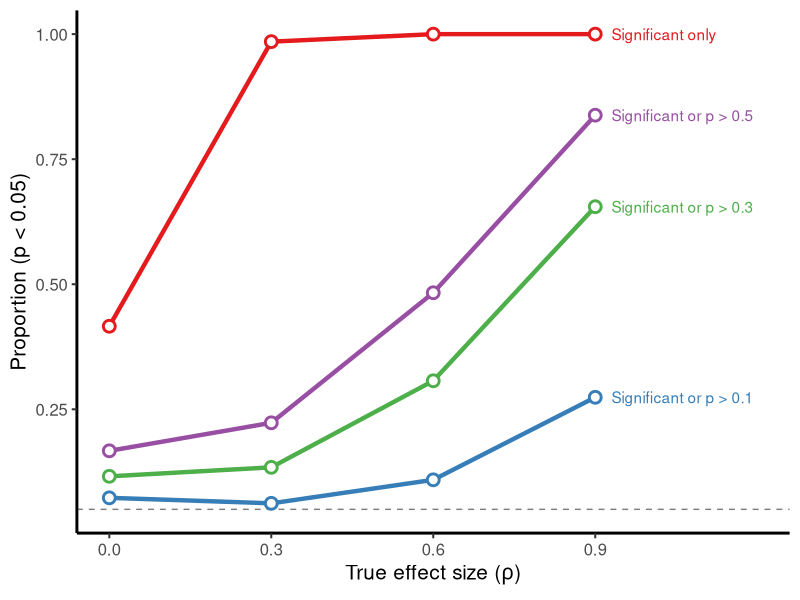

Write the R code that produced this figure.
## ---- chunk 1
# install.packages('MASS') # for mvrnorm
library(ggplot2)
library(dplyr)
## ---- chunk 2
SimulOptStopCorr = function (rho) {
  
  # Number of simulations
  Ni = 1000
  # Maximum sample size
  mN = 150
  # Starting sample size
  sN = 3
  
  # Non-significance levels
  LowP = 0.1
  MedP = 0.3
  HigP = 0.5
  
  # results data.frame
  row_count = Ni*4
  Pvals = data.frame(
    rho      = rep(rho, row_count),
    category = rep(NA, row_count), 
    n        = rep(NA, row_count), 
    r        = rep(NA, row_count), 
    p        = rep(NA, row_count)
  )
  
  # Simulate Ni times
  for (i in 1:Ni) {
    # Criteria fulfilled?
    CriterionReached = c(0,0,0,0)
    
    # Full data set
    X = MASS::mvrnorm(mN, c(0,0), matrix(c(1,rho,rho,1), 2))
    
    # Starting with small sample
    n = sN; 
    
    while (mean(CriterionReached) < 1) {
      # Analyse current sample
      currentAnalysis = cor.test(X[1:n,1], X[1:n,2])
      r = currentAnalysis$estimate
      p = currentAnalysis$p.value
      
      # Significant p only
      if ((p < 0.05 || n == mN) && CriterionReached[1]==0) {
        CriterionReached[1] = 1
        Pvals[(i-1)*4+1,] = list(rho, 'Significant only', n, r, p) 
      }
      # Significant p or low p 
      if ((p < 0.05 || p > LowP || n == mN) && CriterionReached[2]==0) {
        CriterionReached[2] = 1
        Pvals[(i-1)*4+2,] = list(rho, 'Significant or p > 0.1', n, r, p) 
      }
      # Significant p or medium p 
      if ((p < 0.05 || p > MedP || n == mN) && CriterionReached[3]==0) {
        CriterionReached[3] = 1
        Pvals[(i-1)*4+3,] = list(rho, 'Significant or p > 0.3', n, r, p) 
      }
      # Significant p or high p 
      if ((p < 0.05 || p > HigP || n == mN) && CriterionReached[4]==0) {
        CriterionReached[4] = 1
        Pvals[(i-1)*4+4,] = list(rho, 'Significant or p > 0.5', n, r, p) 
      }
      
      # Increase sample size
      n = n + 1
      if (n > mN)
        # Don't allow it to surpass maximum
        n = mN
    }
  }
  
  return(Pvals)
}
## ---- chunk 3
# multiple rho values
rhos = seq(0,.9, .3)
# run the simulation on each rho
Pvals = lapply(rhos, SimulOptStopCorr)
# combine sim results into one big data frame
Pvals = bind_rows(Pvals)
## ---- chunk 4
# determine the proportion significant for each condition
proportionData = Pvals %>%
  group_by(category, rho) %>%
  summarise(proportionSignificant = mean(p < 0.05))

# simple graph theme with no gridlines
mytheme = 
  theme_classic(15) +
  theme(
    axis.line.x = element_line(colour='black', size=1, linetype='solid'),
    axis.line.y = element_line(colour='black', size=1, linetype='solid'))

# false positive plot
ggplot(proportionData) +
  aes(x=rho, y=proportionSignificant, color=category, group=category) +
  geom_hline(yintercept=0.05, linetype='dashed', alpha=0.5) +
  geom_line(size=1.5) +
  geom_point(shape=21, fill='white', size=3, stroke=1.5) +
  # make it fancy
  geom_text( hjust=0, nudge_x = .03,
    data=filter(proportionData, rho == max(rho)), 
    aes(label=category)) +
  scale_x_continuous(limits=c(0, 1.2), breaks=rhos) +
  scale_color_brewer(palette = 'Set1', guide='none') +
  labs(
    x = expression(paste('True effect size (', rho, ')')),
    y = 'Proportion (p < 0.05)',
    color = NULL
  ) +
  mytheme
